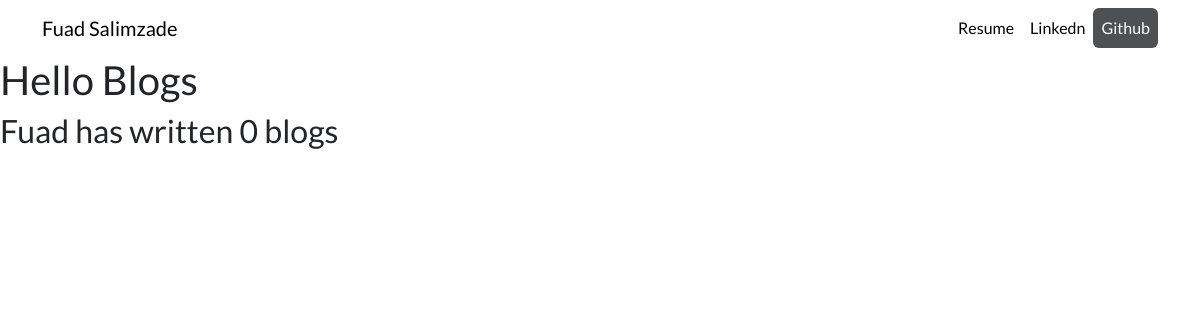
/blog/, run on an earlier commit of the app's database.
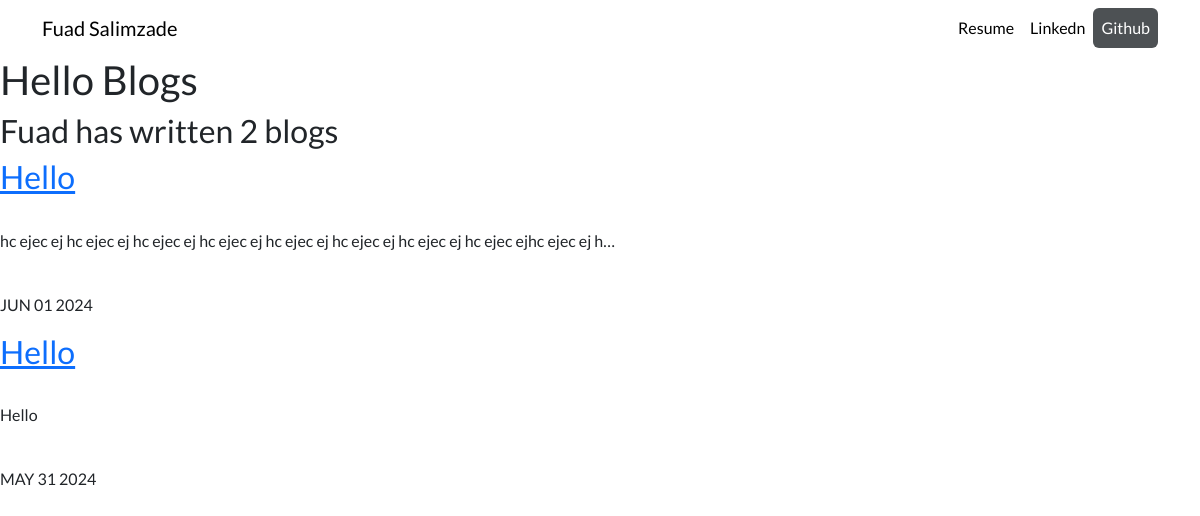
And on a later commit of the database.
### blog/models.py (models this page shows, shortened)
class Blog(models.Model):
    title = models.CharField(max_length=30)
    description = models.TextField(max_length=250)
    date = models.DateField()

### blog/views.py (the view)
# urls.py: path("", views.all_blogs, name="all_blogs"),
def all_blogs(request):
    blogs = Blog.objects.order_by('-date')[:5]
    return render(request, 'blog/all_blogs.html', {"blogs": blogs})

### blog/templates/blog/all_blogs.html
{% extends "portfolio/base.html" %} {% block content %}
<h1>Hello Blogs</h1>
<h2>Fuad has written {{ blogs.count }} blog{{ blogs.count|pluralize }}</h2>
{% for blog in blogs %}
<a href="{% url 'blog:detail' blog.id %}"><h2>{{ blog.title }}</h2></a>
<br />
<p>{{ blog.description | truncatechars:100}}</p>
<br />
<p>{{ blog.date | date:"M d Y" | upper }}</p>
{% endfor %} {% endblock %}

What changed in the data, as far as the page shows it:
added Blog: title "Hello", description "hc ejec ej hc ejec ej hc ejec ej hc ejec ej hc ejec ej hc ejec ej hc ejec ej hc ejec ejhc ejec ej h…", date "JUN 01 2024"
added Blog: title "Hello", description "Hello", date "MAY 31 2024"
Also different on the page:
{{ blogs.count }}: "0" → "2"
